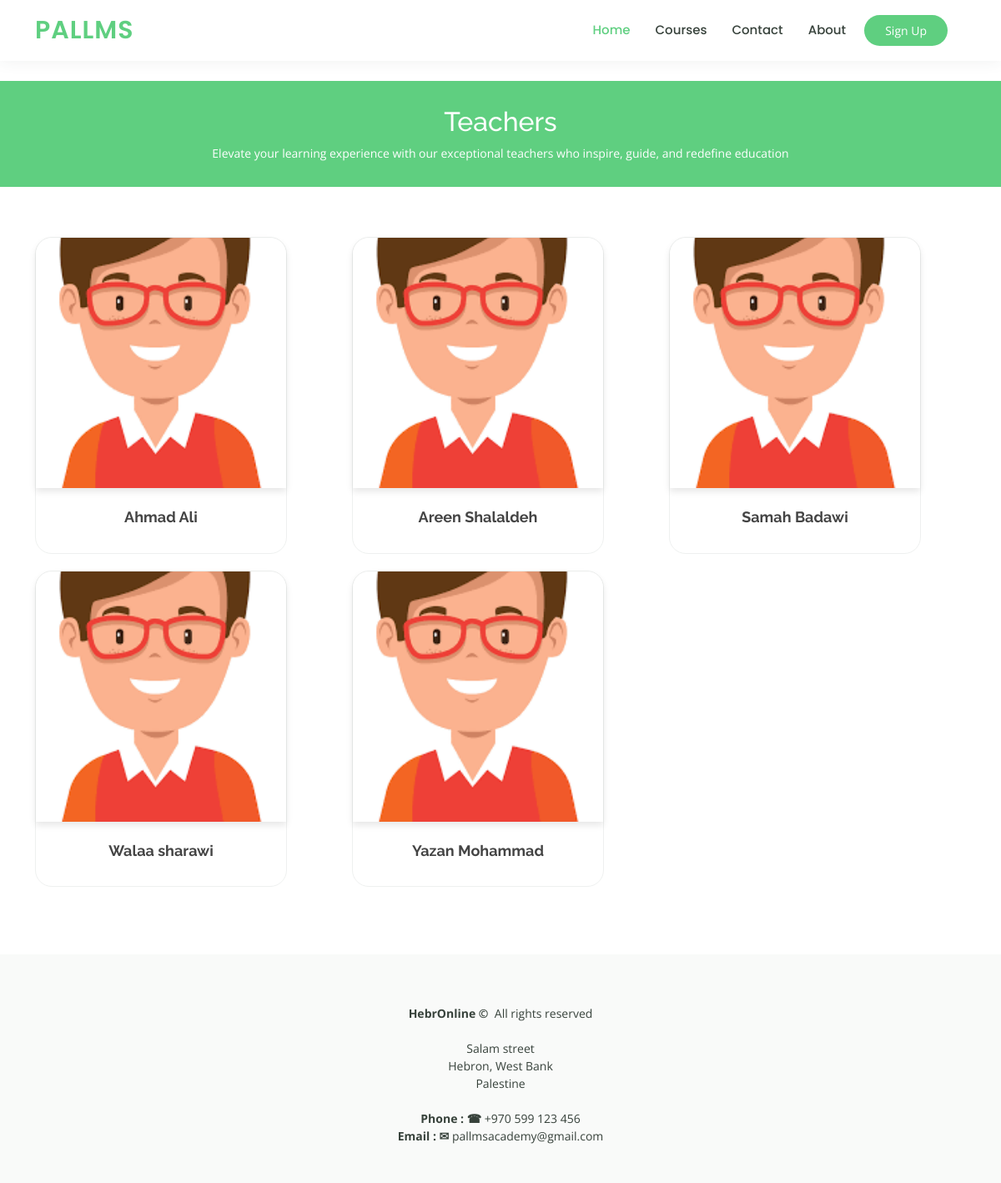
The page /Pallms/teachers.php on the database its author committed.
### tables this page shows
CREATE TABLE `users` (
  `id` int(10) NOT NULL,
  `firstName` varchar(30) NOT NULL,
  `lastName` varchar(30) NOT NULL,
  `email` varchar(50) NOT NULL,
  `password` varchar(50) NOT NULL,
  `address` varchar(200) NOT NULL,
  `imagePath` varchar(159) NOT NULL,
  `phone` varchar(50) NOT NULL,
  `type` int(4) NOT NULL,
  `status` int(4) NOT NULL,
  `registrationDate` date NOT NULL,
  `approvalDate` date DEFAULT NULL,
  `passwordReset` varchar(30) DEFAULT NULL
);

### DB/DB.php (called while the page is built, shortened)
 <?php
 class DB{
  private static $connection;
  public function connect(){
    if (!isset(self::$connection)) {
      $config=parse_ini_file('config.ini');
      self::$connection=new mysqli($config['servername'],$config['username'],$config['password'],$config['dbname']);
    }
    return self::$connection;
  }
  public function getTeachers()
{
  $conn=$this->connect();
    $conn->set_charset("UTF8");
$query =" SELECT  * FROM users where type ='2' and status ='1'
 ORDER BY `users`.`firstName` asc  ,  `users`.`lastName` DESC  ";
    $result = mysqli_query($conn, $query);
        return $result;
}
    }
?>

### Pallms/teachers.php (the view, shortened to what this page needs)
<!DOCTYPE html>
<html lang="en">
  <?php
$loginStutes =0;
require('../DB/DB.php');
     $db = new DB();
 ?>
<head>
  <link href="assets/vendor/animate.css/animate.min.css" rel="stylesheet">
  <link href="assets/vendor/aos/aos.css" rel="stylesheet">
  <link href="assets/vendor/bootstrap/css/bootstrap.min.css" rel="stylesheet">
  <link href="assets/vendor/bootstrap-icons/bootstrap-icons.css" rel="stylesheet">
  <link href="assets/vendor/boxicons/css/boxicons.min.css" rel="stylesheet">
  <link href="assets/vendor/remixicon/remixicon.css" rel="stylesheet">
  <link href="assets/vendor/swiper/swiper-bundle.min.css" rel="stylesheet">
  <link href="assets/css/style.css" rel="stylesheet">
</head>
<body>
  <header id="header" class="fixed-top">
    <div class="container d-flex align-items-center">
      <h1 class="logo me-auto">PalLMS</h1>
      <nav id="navbar" class="navbar order-last order-lg-0">
        <ul class="d-flex align-items-center">
          <li><a   class="active" href="index.php">Home</a></li>
          <li><a   href="courses.php">Courses</a></li>
          <li><a  href="contact.php">Contact</a></li>
          <li><a  href="about.php">About</a></li>
          <?php
  $actionroot   = '' ;
    if ($loginStutes ==1) {
if ( $_SESSION['valid'] == '3' )
     {
   $actionroot  = "../student/";
    }
    else
      if ( $_SESSION['valid'] == '2' )
     {
   $actionroot  = "../teacher/";
    }
    else if  ( $_SESSION['valid'] == '1' )
     {
   $actionroot  = "../admin/";
    }
           ?>
          <ul>
            <li><img  src="<?php echo $_SESSION['img']; ?>"  alt="" style="width: 40px; height: 40px; border-radius: 50%; margin-left: 35px;object-fit:cover;"></li>
            <li class="dropdown"><a href="#"><span> <?php echo $_SESSION['name'] ;?> </span> <i class="bi bi-chevron-down"></i></a>
            <ul>
              <li><a href="<?php echo $actionroot ?>">My account</a></li>
              <li><a href="../DB/logout.php">Log out</a></li>
            </ul>
            </li>
            </ul>
             </ul>
      </nav>
          <?php
 }
else
 {
          ?>
  </ul>
      </nav>
      <a href="signInUp.php" class="get-started-btn">Sign Up</a>
        <?php  } ?>
    </div>
  </header>
  <main id="main" data-aos="fade-in">
    <div class="breadcrumbs" data-aos="fade-in">
      <div class="container">
        <h2>Teachers</h2>
        <p>Elevate your learning experience with our exceptional teachers who inspire, guide, and redefine education</p>
      </div>
    </div>
<section id="trainers" class="trainers" >
  <div  class="container" data-aos="fade-up">
    <div  class="row" data-aos="zoom-in" data-aos-delay="100">
      <?php
        $result1 = $db->getTeachers();
        foreach ($result1 as $item) {
      ?>
      <div  class="col-lg-4 col-md-6 d-flex align-items-stretch">
        <div class="member">
          <img style="object-fit:cover;"  src="<?php echo $item['imagePath']; ?>" class="img-fluid trainer-image" alt="">
          <div  class="member-content">
            <br>
            <h4><?php echo $item['firstName'] . " " . $item['lastName']; ?></h4>
          </div>
        </div>
      </div>
      <?php } ?>
    </div>
  </div>
</section>
  </main>
   <footer id="footer">
<div class="footer-top">
  <div class="container">
    <div class="row">
    <div class="copyright"><strong><span>HebrOnline&nbsp;&copy; &nbsp;</span></strong>All rights reserved</div>
    <p>
      <br>
          Salam street <br>
          Hebron, West Bank<br>
          Palestine <br><br>
          <strong>Phone : &phone;</strong> +970 599  123 456 <br>
          <strong>Email : &#9993;</strong> pallmsacademy@gmail.com<br>
        </p>
    </div>
  </div>
</div>
</footer>
</body>
</html>

### Pallms/assets/css/style.css (style rules this page uses)
body { font-family: "Open Sans", sans-serif; color: #444444; text-align: center; }
a { color: #5fcf80; text-decoration: none; }
h1, h2, h3, h4, h5, h6 { font-family: "Raleway", sans-serif; }
#header { display: flex; justify-content: center; background: #fff; transition: all 0.5s; z-index: 997; padding: 15px 0; box-shadow: 0px 0 18px rgba(55, 66, 59, 0.08); }
#header .logo { font-size: 30px; margin: 0; padding: 0; line-height: 1; font-weight: 600; letter-spacing: 1px; text-transform: uppercase; font-family: "Poppins", sans-serif; color: #5fcf80; }
.get-started-btn { margin-left: 22px; margin-right: 22px; background: #5fcf80; color: #fff; border-radius: 50px; padding: 8px 25px; white-space: nowrap; transition: 0.3s; font-size: 14px; display: inline-block; }
.navbar { padding: 0; display: flex; }
.navbar ul { margin: 0; padding: 0; display: flex; list-style: none; }
.navbar li { position: relative; }
.navbar a, .navbar a:focus { display: flex; align-items: center; justify-content: space-between; padding: 10px 0 10px 30px; font-family: "Poppins", sans-serif; font-size: 15px; font-weight: 500; color: #37423b; white-space: nowrap; transition: 0.3s; }
.navbar a:hover, .navbar .active, .navbar .active:focus, .navbar li:hover>a { color: #5fcf80; }
section { padding: 60px 0; overflow: hidden; }
.breadcrumbs { margin-top: 73px; text-align: center; background: #5fcf80; padding: 30px 0; color: #fff; }
.breadcrumbs h2 { font-size: 32px; font-weight: 500; }
.breadcrumbs p { font-size: 14px; margin-bottom: 0; }
.trainers .member { border-radius: 20px !important; text-align: center; margin-bottom: 20px; background: #fff; border: 1px solid #eef0ef; }
.trainer-image { border-top-left-radius: 20px; border-top-right-radius: 20px; width: 300px; height: 300px; overflow: hidden; transition: transform 0.3s ease-in-out; box-shadow: 0 4px 8px rgba(0, 0, 0, 0.1); }
.trainers .member .member-content { padding: 0 20px 30px 20px; }
.trainers .member h4 { font-weight: 700; margin-bottom: 2px; font-size: 18px; }
#footer { color: #37423b; font-size: 14px; background: #eef0ef; }
#footer .footer-top { padding: 60px 0 30px 0; background: #f9faf9; }

### rows shown on the page
users: imagePath (picture), firstName "Ahmad", lastName "Ali"
users: imagePath (picture), firstName "Areen", lastName "Shalaldeh"
users: imagePath (picture), firstName "Samah", lastName "Badawi"
users: imagePath (picture), firstName "Walaa", lastName "sharawi"
users: imagePath (picture), firstName "Yazan", lastName "Mohammad"
